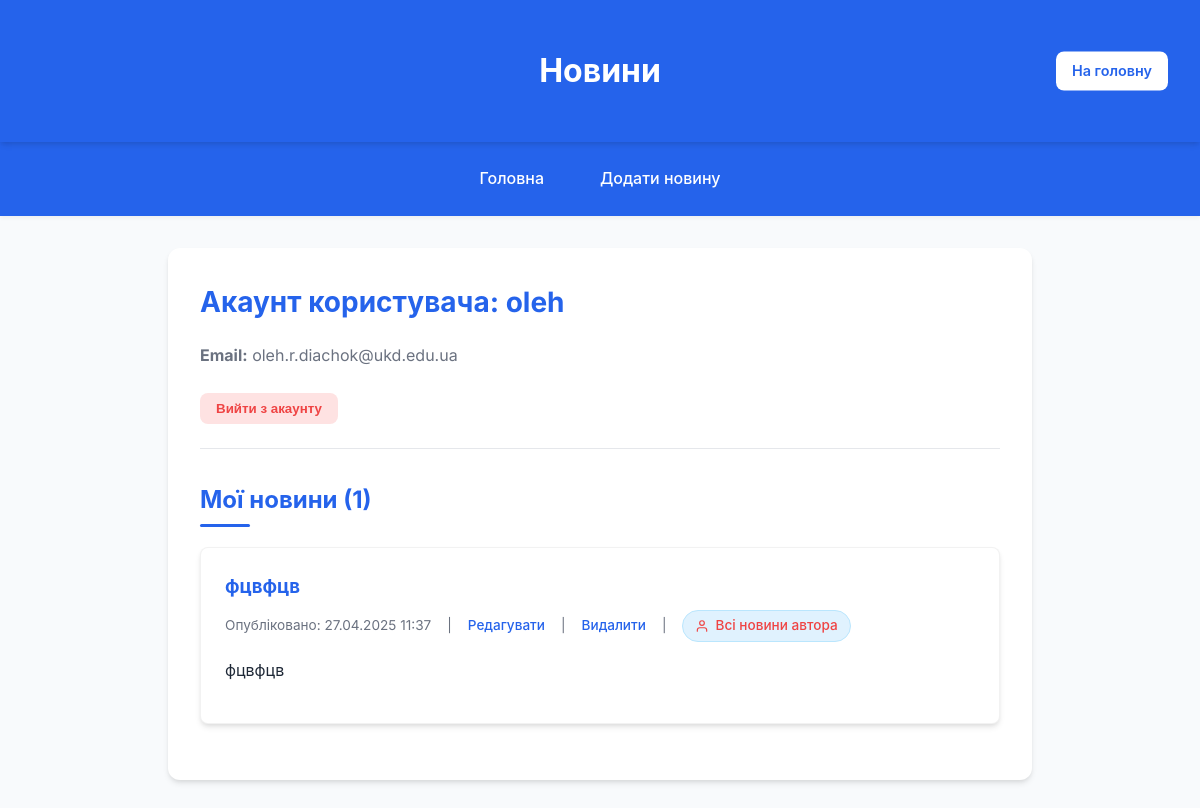
The app's page /account (signed in), older data.
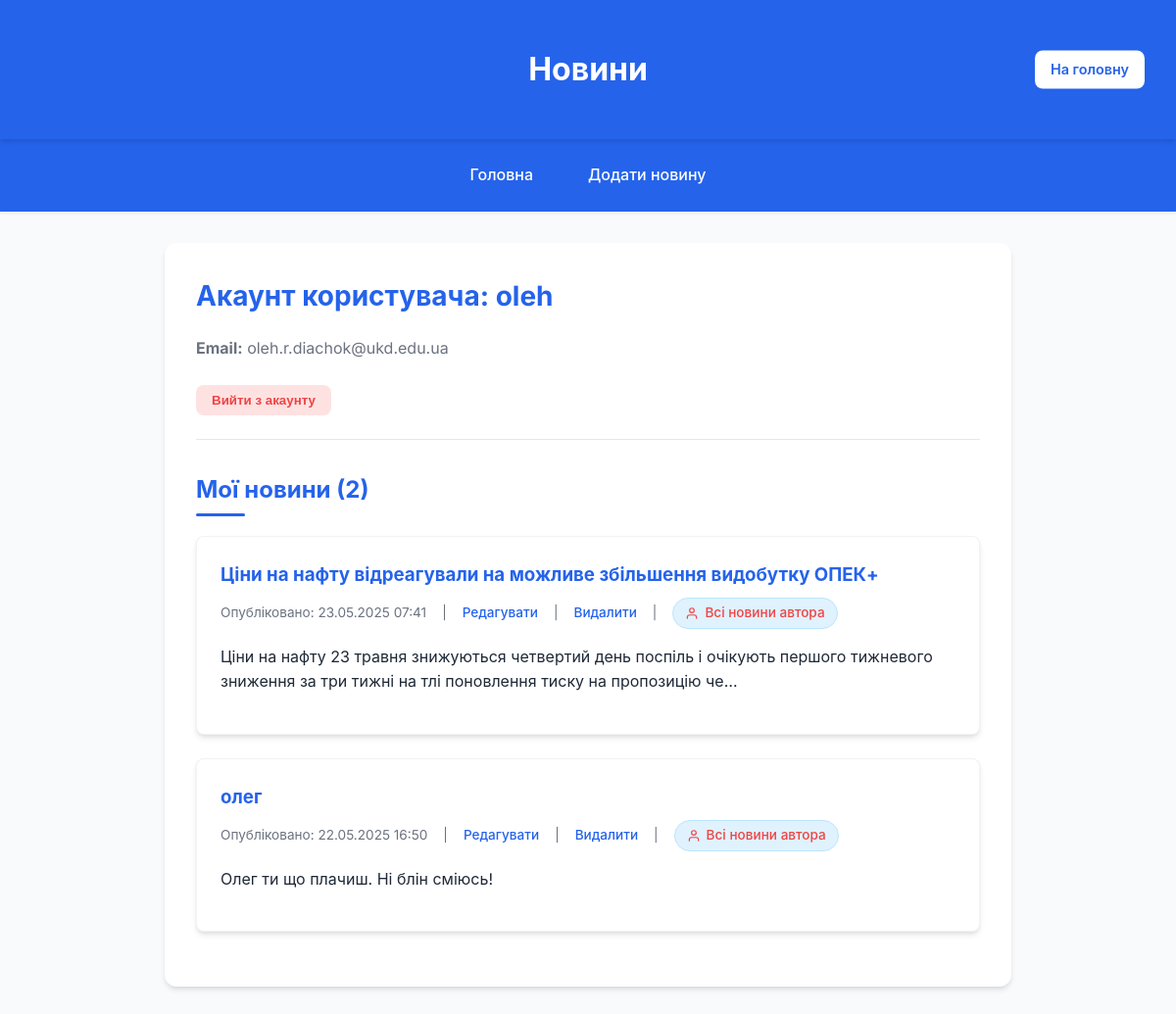
The same page, newer data.
### news/models.py (models this page shows, shortened)
class News(models.Model):
    title = models.CharField(max_length=200)
    content = models.TextField()
    image = models.ImageField(upload_to='news_images/', blank=True, null=True)
    created_at = models.DateTimeField(auto_now_add=True)
    author = models.ForeignKey(User, on_delete=models.CASCADE)
    class Meta:
        verbose_name = 'Новина'
        verbose_name_plural = 'Новини'

### news/views.py (the view)
# urls.py: path('account', views.account_view, name='account'),
def account_view(request):
    user_news = News.objects.filter(author=request.user).order_by('-created_at')
    if request.method == "POST":
        form = RegistrationForm(request.POST)
        if form.is_valid():
            form.save()
            return redirect('http://127.0.0.1:8000/')
    else:
        form = RegistrationForm()
    return render(request, 'news/account.html', {
        'form': form,
        'user': request.user,
        'news_list': user_news,
        'user_news': user_news,
    })

### news/templates/news/account.html (shortened to what this page needs)
<!DOCTYPE html>
<html lang="uk">
<head>
</head>
<body>
<header>
    <h1>Новини</h1>
    <div class="auth-buttons">
        <a href="/">На головну</a>
    </div>
</header>
<nav>
    <a href="/">Головна</a>
    <a href="/add_news/">Додати новину</a>
</nav>
<div class="account-container">
    <div class="user-info">
        <h1>Акаунт користувача: {{ user.username }}</h1>
        <p><strong>Email:</strong> {{ user.email }}</p>
        <form action='/logout' method="post">
            <button type="submit" class="logout-btn">Вийти з акаунту</button>
        </form>
    </div>
    <h2 style="color: var(--primary-color); position: relative; padding-bottom: 0.5rem;">
        Мої новини ({{ user_news.count }})
        <span style="position: absolute; bottom: 0; left: 0; width: 50px; height: 3px; background-color: var(--primary-color); border-radius: 3px;"></span>
    </h2>
    {% if user_news %}
        {% for news in user_news %}
            <div class="news-item">
                <h3><a href="/news_detail/{{ news.id }}">{{ news.title }}</a></h3>
                <div class="news-meta">
                    <span>Опубліковано: {{ news.created_at|date:"d.m.Y H:i" }}</span>
                    <span>|</span>
                    <a href='/edit_news/{{ news.id }}'>Редагувати</a>
                    <span>|</span>
                    <a href="/delete_news/{{ news.id }}">Видалити</a>
                    <span>|</span>
                    <a href="/user_news/{{ news.author.username }}" class="author-badge">
                        <svg xmlns="http://www.w3.org/2000/svg" width="14" height="14" viewBox="0 0 24 24" fill="none" stroke="currentColor" stroke-width="2" stroke-linecap="round" stroke-linejoin="round">
                            <path d="M20 21v-2a4 4 0 0 0-4-4H8a4 4 0 0 0-4 4v2"></path>
                            <circle cx="12" cy="7" r="4"></circle>
                        </svg>
                        Всі новини автора
                    </a>
                </div>
                <p>{{ news.content|truncatechars:150 }}</p>
            </div>
        {% endfor %}
    {% else %}
        <div class="no-news">
            <p>Ви ще не створили жодної новини.</p>
            <a href='/add_news' class="button">Створити першу новину</a>
        </div>
    {% endif %}
</div>
</body>
</html>

Row changes from the older to the newer data that the page shows:
removed News: title "фцвфцв", created_at "27.04.2025 11:37", content "фцвфцв"
added News: title "Ціни на нафту відреагували на можливе збільшення видобутку ОПЕК+", created_at "23.05.2025 07:41", content "Ціни на нафту 23 травня знижуються четвертий день поспіль і очікують першого тижневого зниження за три тижні на тлі поновлення тиску на пропозицію че…"
added News: title "олег", created_at "22.05.2025 16:50", content "Олег ти що плачиш. Ні блін сміюсь!"
Text that changed along with them:
{{ user_news.count }}: "1" → "2"
